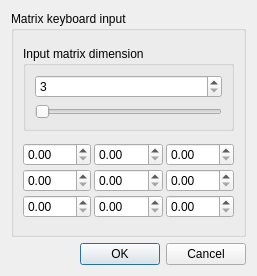
<?xml version="1.0" encoding="UTF-8"?>
<ui version="4.0">
 <class>Dialog</class>
 <widget class="QDialog" name="Dialog">
  <property name="geometry">
   <rect>
    <x>0</x>
    <y>0</y>
    <width>257</width>
    <height>276</height>
   </rect>
  </property>
  <property name="sizePolicy">
   <sizepolicy hsizetype="Fixed" vsizetype="Fixed">
    <horstretch>0</horstretch>
    <verstretch>0</verstretch>
   </sizepolicy>
  </property>
  <property name="windowTitle">
   <string>Dialog</string>
  </property>
  <layout class="QVBoxLayout" name="verticalLayout_3">
   <item>
    <widget class="QGroupBox" name="input_groupbox">
     <property name="sizePolicy">
      <sizepolicy hsizetype="Preferred" vsizetype="Preferred">
       <horstretch>0</horstretch>
       <verstretch>0</verstretch>
      </sizepolicy>
     </property>
     <property name="title">
      <string>Matrix keyboard input</string>
     </property>
     <layout class="QVBoxLayout" name="verticalLayout_2">
      <item>
       <widget class="QGroupBox" name="dimension_groupbox">
        <property name="sizePolicy">
         <sizepolicy hsizetype="Preferred" vsizetype="Fixed">
          <horstretch>0</horstretch>
          <verstretch>0</verstretch>
         </sizepolicy>
        </property>
        <property name="title">
         <string>Input matrix dimension</string>
        </property>
        <layout class="QVBoxLayout" name="verticalLayout">
         <item>
          <widget class="QSpinBox" name="dimension_spinbox">
           <property name="minimum">
            <number>3</number>
           </property>
           <property name="maximum">
            <number>50</number>
           </property>
          </widget>
         </item>
         <item>
          <widget class="QSlider" name="dimension_slider">
           <property name="minimum">
            <number>3</number>
           </property>
           <property name="maximum">
            <number>50</number>
           </property>
           <property name="sliderPosition">
            <number>3</number>
           </property>
           <property name="orientation">
            <enum>Qt::Horizontal</enum>
           </property>
          </widget>
         </item>
        </layout>
       </widget>
      </item>
      <item>
       <layout class="QGridLayout" name="matr_layout">
        <property name="spacing">
         <number>3</number>
        </property>
        <item row="0" column="1">
         <widget class="QDoubleSpinBox" name="matr_2"/>
        </item>
        <item row="3" column="0">
         <widget class="QDoubleSpinBox" name="matr_4"/>
        </item>
        <item row="6" column="0">
         <widget class="QDoubleSpinBox" name="matr_7"/>
        </item>
        <item row="0" column="0">
         <widget class="QDoubleSpinBox" name="matr_1"/>
        </item>
        <item row="0" column="2">
         <widget class="QDoubleSpinBox" name="matr_3"/>
        </item>
        <item row="3" column="1">
         <widget class="QDoubleSpinBox" name="matr_5"/>
        </item>
        <item row="3" column="2">
         <widget class="QDoubleSpinBox" name="matr_6"/>
        </item>
        <item row="6" column="1">
         <widget class="QDoubleSpinBox" name="matr_8"/>
        </item>
        <item row="6" column="2">
         <widget class="QDoubleSpinBox" name="matr_9">
          <property name="sizePolicy">
           <sizepolicy hsizetype="Minimum" vsizetype="Fixed">
            <horstretch>0</horstretch>
            <verstretch>0</verstretch>
           </sizepolicy>
          </property>
         </widget>
        </item>
       </layout>
      </item>
     </layout>
    </widget>
   </item>
   <item>
    <widget class="QDialogButtonBox" name="buttonBox">
     <property name="standardButtons">
      <set>QDialogButtonBox::Cancel|QDialogButtonBox::Ok</set>
     </property>
    </widget>
   </item>
  </layout>
 </widget>
 <resources/>
 <connections/>
</ui>
